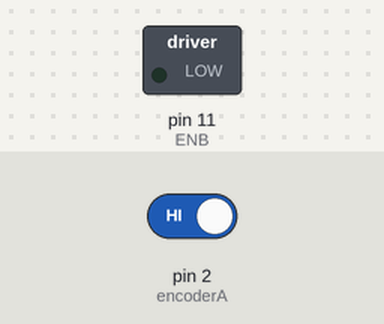
Simulated run of this sketch. Board: Arduino Uno, built with avr-gcc and run on an emulated ATmega328P. On the bench: switched loads named in the sketch (green lamp = pin HIGH). The test bench sets the inputs (shaded band); at power-on: pin 2 (encoderA) HIGH. What the sketch prints to the serial monitor is not drawn.

Above: at 0.1 s.
At 0.9 s:
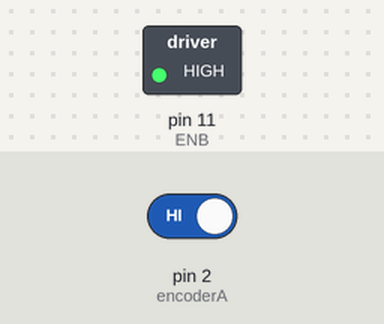
Timing chart, 0 to 2.4 s (numbered marks = the images above):
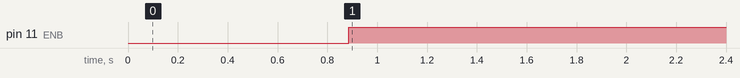

The sketch:

observador.ino
```cpp
//#include <avr/io.h>
//#include <avr/interrupt.h>
int ENB=11;//as before
int encoderA=2; //connected to Arduino?s ports 2 and 3
int pulseAlength=0;//encoder Chanel B pulse length in microseconds
unsigned long time_bef;
unsigned long time_now_loop;
volatile double v=0;
volatile double v_sum=0;
volatile double v_mean=0;
volatile char count=0;
int count_loop=0;
double u=0;
double pwm=0;
const double K_poly[4]={0.0004087630826036687, -0.141361790772926, 17.097698790218242, -620.9671400241792};
int v_d=0;

int h=8; //Sampling rate
double Nx[2]={1,2.88329060337114};
double Nu=1.00280248926455;
double K[2]={3.324547450664602,  -0.774925825115605};

#define SIZE 3
//Estat de l'observador
double estat[SIZE]={0, 0, 0};
//Per guardar la variable en aquest mateix instant, sino es modifica i no calcula be x2
double estat_bef[SIZE]={0, 0, 0};
double gam[SIZE]={
  0.209498836038743,
  0.674398104977198,
  0};
double phi[SIZE][SIZE]={
{-0.025032383058131,   0.282644568614630,   0.209498836038743},
{-0.070573033383841,   0.789922297691954,   0.674398104977198},
{                 0,                   0,   1.000000000000000}};
double L[SIZE]={
  0.864889914633823,
   2.454431859332966,
   0.426210231983564};

void setup()
{
  pinMode(ENB,OUTPUT); //outputs
  pinMode(encoderA,INPUT); //inputs
  pinMode(encoderA,INPUT_PULLUP);//Enable pull up resistor

  //digitalWrite(IN1,HIGH); digitalWrite(IN2,LOW);//setting motorA?s direction--
  //analogWrite(ENA,150);//start driving motorA
  digitalWrite(encoderA,HIGH);//start driving motorA

  Serial.begin(115200); Serial.println("Starting data acquisition...");
  while(!Serial){};

  attachInterrupt(digitalPinToInterrupt(encoderA),updateStadistic,RISING);
  time_bef=micros();

  Serial.println("v_mean;pwm");

  time_now_loop = micros();

  /*//Arrancada
  v_d = 150;

  pwm=K_poly[0]*v_d*v_d*v_d+K_poly[1]*v_d*v_d+K_poly[2]*v_d+K_poly[3];

  //Rang de PWM
  if(pwm>255){
    pwm=255;
  }else if (pwm<0){
    pwm=0;
  }

  analogWrite(ENA,pwm);

  delay(3000); */
}

void loop() {
  Serial.print(estat[0]);
  Serial.print(";");
  Serial.print(estat[1]);
  Serial.print(";");
  Serial.print(estat[2]);
  Serial.print(";");

  if(count_loop==80){
    v_d=120;
  }else if (count_loop==160){
    v_d=160;
    count_loop=0;
  }

  //Velocitat maxima del motor
  if(v_d>180){
    v_d=180;
  }

  u=K[0]*(Nx[0]*v_d-estat[0]) + K[1]*(Nx[1]*v_d-estat[1]) - estat[2];
  u=u+Nu*v_d;

  //Actualitzacio estats
  char i=0;
  while(i<SIZE){
    estat_bef[i]=estat[i];
    i++;
  }

  estat[0]=gam[0]*u + L[0]*(v_mean-estat_bef[0]) + estat_bef[0]*phi[0][0] + estat_bef[1]*phi[0][1] + estat_bef[2]*phi[0][2];
  estat[1]=gam[1]*u + L[1]*(v_mean-estat_bef[0]) + estat_bef[0]*phi[1][0] + estat_bef[1]*phi[1][1] + estat_bef[2]*phi[1][2];
  estat[2]=           L[2]*(v_mean-estat_bef[0]) + estat_bef[2];

  pwm=K_poly[0]*u*u*u+K_poly[1]*u*u+K_poly[2]*u+K_poly[3];

  //Rang de PWM
  if(pwm>255){
    pwm=255;
  }else if (pwm<0){
    pwm=0;
  }

  analogWrite(ENB,pwm);

  unsigned long time_bef_loop = time_now_loop;
  time_now_loop = micros();

  Serial.print(v_mean);
  Serial.print(";");
  Serial.print(v_d);
  Serial.print(";");
  Serial.print(u);
  Serial.print(";");
  Serial.print(pwm);
  Serial.print(";");
  Serial.println(time_now_loop-time_bef_loop);

  count_loop++;
  delay(h);
}

//360 pulses total/revolution i per tant 180 pulses per encoder/revolution
void updateStadistic(){
  if (count==2){
    unsigned long time_now = micros();
    v=2*1000000/((time_now-time_bef));
    time_bef=time_now;
    v_mean=(v_sum+v)/3;
    v_sum=0;
    count=0;
  }
  v_sum=v_sum+v;
  count++;
}
```

Measured:
- by itself, pin 11 (ENB): LOW → HIGH at 0.89 s
